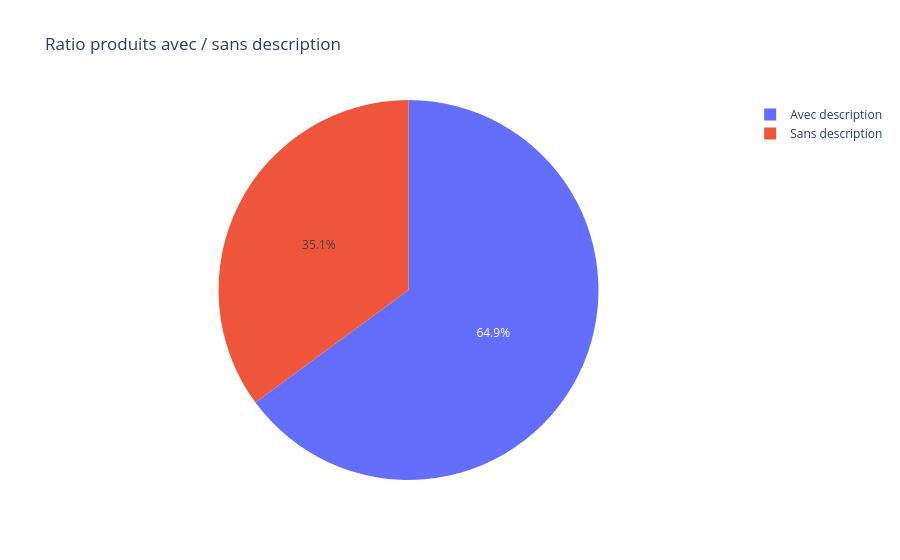

The notebook cell this image was saved under:
### Markdown cell above
# Ratio produits sans description

#### 35% des produits n'ont pas de description, ces produits devronts êtres retirés du df avant modélisation

### Code cell
ratio = df["has_description"].value_counts(normalize=True).reset_index()
ratio.columns = ["has_description", "percentage"]

ratio["has_description"] = ratio["has_description"].map({
    0: "Sans description",
    1: "Avec description"
})

fig = px.pie(
    ratio,
    names="has_description",
    values="percentage",
    title="Ratio produits avec / sans description"
)

fig.show()

### Figure 1 — Plotly figure (JSON) as saved in the notebook; plotly's stock layout.template omitted (floating-point values rounded to 4 significant figures)
{"data": [{"domain": {"x": [0, 1], "y": [0, 1]}, "hovertemplate": "has_description=%{label}<br>percentage=%{value}<extra></extra>", "labels": ["Avec description", "Sans description"], "legendgroup": "", "name": "", "showlegend": true, "type": "pie", "values": [0.6491, 0.3509]}], "layout": {"legend": {"tracegroupgap": 0}, "title": {"text": "Ratio produits avec / sans description"}}}
